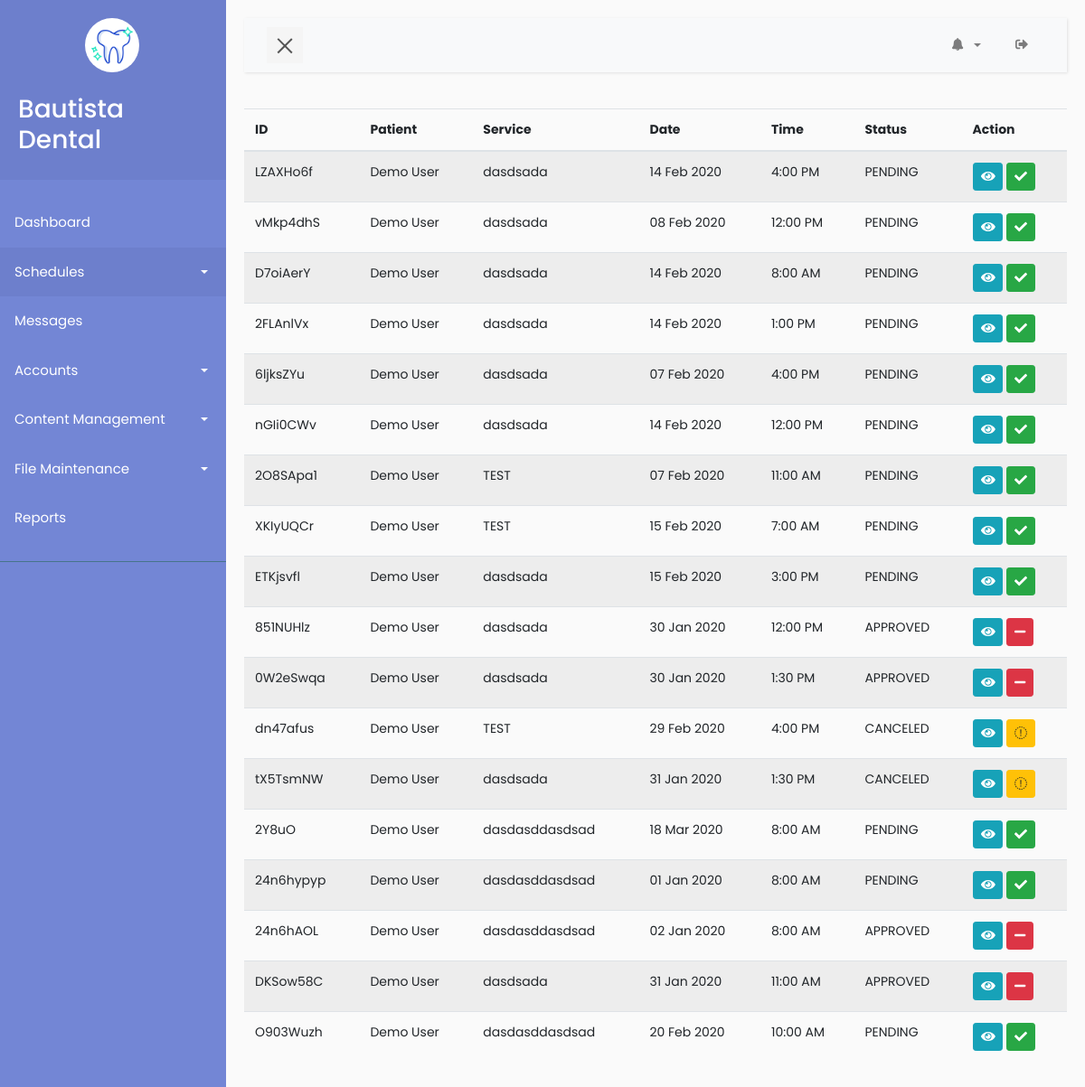
The app's page /admin/appointment.php (signed in) with its own data.
### tables this page shows
CREATE TABLE `appointment` (
  `id` int(11) NOT NULL,
  `appointmentId` varchar(255) NOT NULL,
  `userId` varchar(255) NOT NULL,
  `serviceId` varchar(255) NOT NULL,
  `employeeId` varchar(255) NOT NULL,
  `date` date NOT NULL,
  `start` varchar(255) NOT NULL,
  `end` varchar(255) NOT NULL,
  `duration` int(11) NOT NULL,
  `time` varchar(255) NOT NULL,
  `message` text,
  `status` varchar(255) NOT NULL,
  `createdAt` timestamp NOT NULL DEFAULT CURRENT_TIMESTAMP ON UPDATE CURRENT_TIMESTAMP
);

CREATE TABLE `user` (
  `id` int(11) NOT NULL,
  `userId` varchar(255) NOT NULL,
  `firstName` varchar(255) NOT NULL,
  `lastName` varchar(255) NOT NULL,
  `contact` varchar(255) NOT NULL,
  `email` varchar(255) NOT NULL,
  `password` varchar(255) NOT NULL,
  `photo` varchar(255) DEFAULT NULL,
  `createdAt` timestamp NOT NULL DEFAULT CURRENT_TIMESTAMP ON UPDATE CURRENT_TIMESTAMP
);

CREATE TABLE `service` (
  `id` int(11) NOT NULL,
  `serviceId` varchar(255) NOT NULL,
  `name` varchar(255) NOT NULL,
  `description` text,
  `photo` varchar(255) DEFAULT NULL,
  `categoryId` varchar(255) NOT NULL,
  `duration` int(11) NOT NULL
);

### admin/appointment.php (the view, shortened to what this page needs)
<?php
include 'nav.php'
?>
  <table class="display dt-responsive nowrap table table-striped" id="table_id">
    <thead>
      <tr>
        <th>ID</th>
        <th>Patient</th>
        <th>Service</th>
        <th>Date</th>
        <th>Time</th>
        <th>Status</th>
        <th>Action</th>
      </tr>
    </thead>
    <tbody>
      <?php
      $getAppointments = $connect->prepare("SELECT * from appointment ORDER BY createdAt DESC");
      $getAppointments->execute();
      $appointments = $getAppointments->fetchAll();
      foreach ($appointments as $appointment) {
        $appointmentId = $appointment['appointmentId'];
        $userId = $appointment['userId'];
        $serviceId = $appointment['serviceId'];
        $date = new DateTime($appointment['date']);
        $dateFormat = $date->format("d M Y");
        $start = $appointment['start'];
        $status = $appointment['status'];
        $sqlUsers = $connect->prepare("SELECT firstName, lastName FROM user WHERE userId = :userId");
        $sqlUsers->execute(["userId" => $userId]);
        $userRow = $sqlUsers->fetch(PDO::FETCH_ASSOC);
        $userName = $userRow['firstName'] . " " . $userRow['lastName'];
        $sqlService = $connect->prepare("SELECT name FROM service WHERE serviceId = :serviceId");
        $sqlService->execute(["serviceId" => $serviceId]);
        $serviceRow = $sqlService->fetch(PDO::FETCH_ASSOC);
        $serviceName = $serviceRow['name'];
      ?>
        <tr>
          <td><?php echo $appointmentId ?></td>
          <td><?php echo $userName ?></td>
          <td><?php echo $serviceName ?></td>
          <td><?php echo $dateFormat ?></td>
          <td><?php echo $start ?></td>
          <td><?php echo $status ?></td>
          <td>
            <a href="#" class="btn btn-info btn-sm"><span class="icon"><i class="fas fa-eye view"></i></span></a>
            <?php if ($status == 'PENDING') { ?>
              <a href="<?php echo '../api/approved-cancel-status.php?id='.$appointmentId.'&&action=approve' ?>" class="btn btn-success btn-sm"><span class="icon"><i class="fas fa-check view"></i></span></a>
            <?php } ?>
            <?php if ($status == 'APPROVED') { ?>
              <a href="<?php echo '../api/approved-cancel-status.php?id='.$appointmentId.'&&action=cancel' ?>" class="btn btn-danger btn-sm"><span class="icon"><i class="fas fa-minus view"></i></span></a>
            <?php } ?>
            <?php if ($status == 'CANCELED') { ?>
              <a href="" class="btn btn-warning btn-sm"><span class="icon"><i class="fas fa-pencil view"></i></span></a>
            <?php } ?>
          </td>
        </tr>
      <?php
      }
      ?>
    </tbody>
  </table>
<?php
include 'footer.php'
?>

### admin/nav.php (shortened to what this page needs)
<!DOCTYPE html>
<html>
<head>
    <link rel="stylesheet" href="style/bootstrap.min.css">
    <link rel="stylesheet" href="style/style5.css">
    <link rel="stylesheet" type="text/css" href="style/notif.css">
</head>
<body>
  <?php
    include './modals/message.php';
   ?>
    <?php
        $adminId = $_SESSION['adminId'];
        $getAdmin = $connect->prepare("SELECT * FROM admin WHERE adminId=:adminId");
        $getAdmin->execute(["adminId" => $adminId]);
        $admin = $getAdmin->fetch(PDO::FETCH_ASSOC);
        $name = $admin['firstName'] . " " . $admin['lastName'];
     ?>
    <div class="wrapper">
        <nav id="sidebar">
            <div class="sidebar-header">
                <div class="row">
                    <div class="col-lg-12">
                        <a class="navbar-brand"  href="./index.php">
                            <img src="../logo/tooth.png" width="50" height="50" alt="">
                        </a>
                    </div>
                    <div class="col-lg-12 mt-4">
                         <h3><?php echo $name ? $name : "John Doe" ?></h3>
                    </div>
                </div>
            </div>
            <ul class="list-unstyled components">
                <li>
                    <a href="index.php">Dashboard</a>
                </li>
                <li class="active">
                    <a href="#homeSubmenu" data-toggle="collapse" aria-expanded="false" class="dropdown-toggle">Schedules</a>
                </li>
                  <li>
                    <a href="message.php">Messages</a>
                </li>
                <li>
                    <a href="#pageAccount" data-toggle="collapse" aria-expanded="false" class="dropdown-toggle">Accounts</a>
                </li>
                <li>
                    <a href="#pageContent" data-toggle="collapse" aria-expanded="false" class="dropdown-toggle">Content Management</a>
                </li>
                <li>
                    <a href="#pageFile" data-toggle="collapse" aria-expanded="false" class="dropdown-toggle">File Maintenance</a>
                </li>
                <li>
                    <a href="#">Reports</a>
                </li>
            </ul>
        </nav>
        <div id="content">
            <nav class="navbar navbar-expand-lg navbar-light bg-light">
                <div class="container-fluid">
                    <button type="button" id="sidebarCollapse" class="navbar-btn">
                        <span></span>
                    </button>
                    <div class="collapse navbar-collapse" id="navbarSupportedContent">
                        <ul class="nav navbar-nav ml-auto">
                              <li class="nav-item dropdown pl-2 pr-2" style="width:70px;">
                                <a class="nav-link dropdown-toggle" href="#" id="navbarDropdownMenuLink2" data-toggle="dropdown" aria-haspopup="true" aria-expanded="false">
                                  <i class="fas fa-bell"></i>
                                </a>
                            </li>
                            <li class="nav-item notif__conts">
                               <a class="nav-link" href="./controller/logout.php?logout=<?php echo $_SESSION['id'] ?>"><span class="logout-content"><i class="fas fa-sign-out-alt logout"></i></span></a>
                            </li>
                        </ul>
                    </div>
                </div>
            </nav>

### admin/style/style5.css (style rules this page uses)
body { font-family: 'Poppins', sans-serif; background: #fafafa; }
a, a:hover, a:focus { color: inherit; text-decoration: none; transition: all 0.3s; }
.navbar { padding: 15px 10px; background: #fff; border: none; border-radius: 0; margin-bottom: 40px; box-shadow: 1px 1px 3px rgba(0, 0, 0, 0.1); }
.navbar-btn { box-shadow: none; outline: none !important; border: none; }
.wrapper { display: flex; width: 100%; align-items: stretch; perspective: 1500px; }
#sidebar { min-width: 250px; max-width: 250px; background: #7386D5; color: #fff; transition: all 0.6s cubic-bezier(0.945, 0.020, 0.270, 0.665); transform-origin: bottom left; }
#sidebar .sidebar-header { padding: 20px; background: #6d7fcc; }
#sidebar ul.components { padding: 20px 0; border-bottom: 1px solid #47748b; }
#sidebar ul li a { padding: 10px; font-size: 1.1em; display: block; }
#sidebar ul li.active > a, a[aria-expanded="true"] { color: #fff; background: #6d7fcc; }
a[data-toggle="collapse"] { position: relative; }
.dropdown-toggle::after { display: block; position: absolute; top: 50%; right: 20px; transform: translateY(-50%); }
#content { width: 100%; padding: 20px; min-height: 100vh; transition: all 0.3s; }
#sidebarCollapse { width: 40px; height: 40px; background: #f5f5f5; cursor: pointer; }
#sidebarCollapse span { width: 80%; height: 2px; margin: 0 auto; display: block; background: #555; transition: all 0.8s cubic-bezier(0.810, -0.330, 0.345, 1.375); transition-delay: 0.2s; }
#sidebarCollapse span:last-of-type { transform: rotate(-45deg) translate(1px, -1px); }
#sidebar ul li a { padding: 16px !important; font-size: 15px !important; }
body { font-size: 14px; }
.navbar { padding: 10px !important; }
.nav-item { padding: 0px 10px !important; }
.navbar-brand { margin-left: 35%; background: #fff; padding: 5px; border-radius: 100%; }
#sidebar ul.components { font-size: 12px !important; }

### records on screen
appointment: appointmentId "LZAXHo6f", user.firstName+lastName "Demo User", service.name "dasdsada", date "14 Feb 2020", start "4:00 PM", status "PENDING"
appointment: appointmentId "vMkp4dhS", user.firstName+lastName "Demo User", service.name "dasdsada", date "08 Feb 2020", start "12:00 PM", status "PENDING"
appointment: appointmentId "D7oiAerY", user.firstName+lastName "Demo User", service.name "dasdsada", date "14 Feb 2020", start "8:00 AM", status "PENDING"
appointment: appointmentId "2FLAnlVx", user.firstName+lastName "Demo User", service.name "dasdsada", date "14 Feb 2020", start "1:00 PM", status "PENDING"
appointment: appointmentId "6ljksZYu", user.firstName+lastName "Demo User", service.name "dasdsada", date "07 Feb 2020", start "4:00 PM", status "PENDING"
appointment: appointmentId "nGIi0CWv", user.firstName+lastName "Demo User", service.name "dasdsada", date "14 Feb 2020", start "12:00 PM", status "PENDING"
appointment: appointmentId "2O8SApa1", user.firstName+lastName "Demo User", service.name "TEST", date "07 Feb 2020", start "11:00 AM", status "PENDING"
appointment: appointmentId "XKIyUQCr", user.firstName+lastName "Demo User", service.name "TEST", date "15 Feb 2020", start "7:00 AM", status "PENDING"
appointment: appointmentId "ETKjsvfl", user.firstName+lastName "Demo User", service.name "dasdsada", date "15 Feb 2020", start "3:00 PM", status "PENDING"
appointment: appointmentId "851NUHlz", user.firstName+lastName "Demo User", service.name "dasdsada", date "30 Jan 2020", start "12:00 PM", status "APPROVED"
appointment: appointmentId "0W2eSwqa", user.firstName+lastName "Demo User", service.name "dasdsada", date "30 Jan 2020", start "1:30 PM", status "APPROVED"
appointment: appointmentId "dn47afus", user.firstName+lastName "Demo User", service.name "TEST", date "29 Feb 2020", start "4:00 PM", status "CANCELED"
appointment: appointmentId "tX5TsmNW", user.firstName+lastName "Demo User", service.name "dasdsada", date "31 Jan 2020", start "1:30 PM", status "CANCELED"
appointment: appointmentId "2Y8uO", user.firstName+lastName "Demo User", service.name "dasdasddasdsad", date "18 Mar 2020", start "8:00 AM", status "PENDING"
appointment: appointmentId "24n6hypyp", user.firstName+lastName "Demo User", service.name "dasdasddasdsad", date "01 Jan 2020", start "8:00 AM", status "PENDING"
appointment: appointmentId "24n6hAOL", user.firstName+lastName "Demo User", service.name "dasdasddasdsad", date "02 Jan 2020", start "8:00 AM", status "APPROVED"
appointment: appointmentId "DKSow58C", user.firstName+lastName "Demo User", service.name "dasdsada", date "31 Jan 2020", start "11:00 AM", status "APPROVED"
appointment: appointmentId "O903Wuzh", user.firstName+lastName "Demo User", service.name "dasdasddasdsad", date "20 Feb 2020", start "10:00 AM", status "PENDING"

### other values on screen
$name "Bautista Dental"
